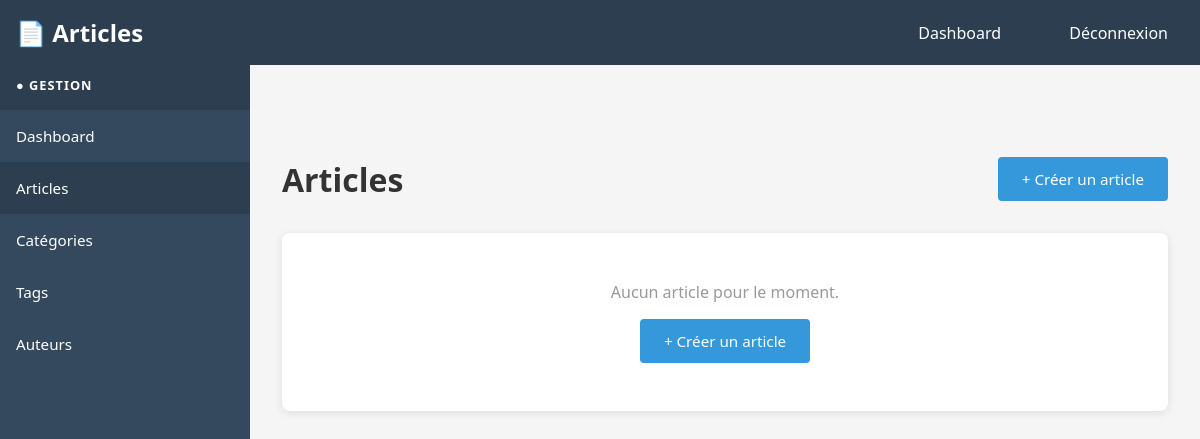
The app's page /admin/articles/list.php (signed in), older data.
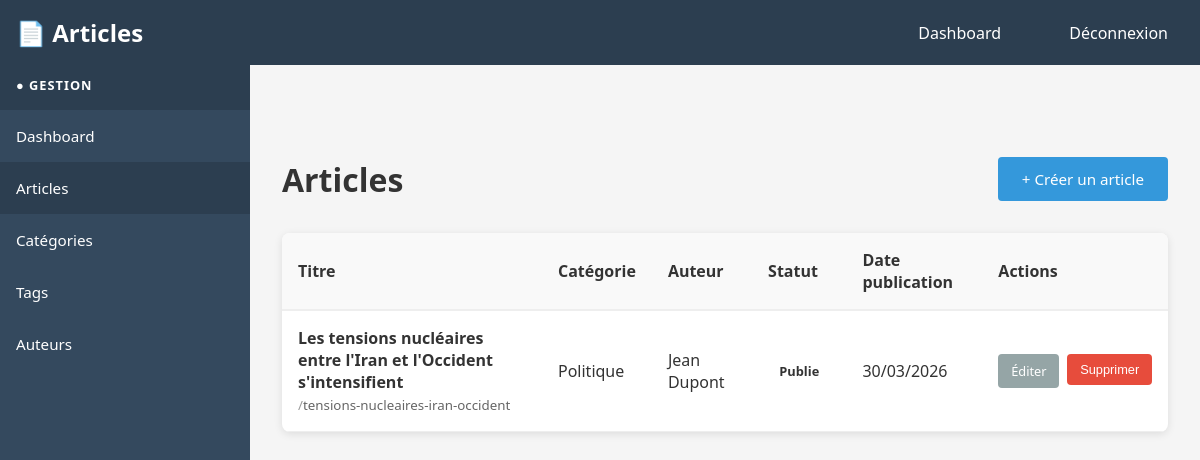
The same page, newer data.
### tables this page shows
CREATE TABLE IF NOT EXISTS article (
  id INT PRIMARY KEY AUTO_INCREMENT,
  titre VARCHAR(255) NOT NULL,
  slug VARCHAR(255) UNIQUE NOT NULL,
  chapeau TEXT,
  contenu_html LONGTEXT,
  seo_title VARCHAR(60),
  seo_meta_description VARCHAR(160),
  date_publication DATETIME,
  date_modification DATETIME DEFAULT CURRENT_TIMESTAMP ON UPDATE CURRENT_TIMESTAMP,
  statut ENUM('brouillon', 'publie', 'archive') DEFAULT 'brouillon',
  auteur_id INT,
  categorie_id INT,
  nb_vues INT DEFAULT 0,
  created_at TIMESTAMP DEFAULT CURRENT_TIMESTAMP,
  FOREIGN KEY (auteur_id) REFERENCES auteur(id) ON DELETE SET NULL,
  FOREIGN KEY (categorie_id) REFERENCES categorie(id) ON DELETE SET NULL,
  KEY idx_slug (slug),
  KEY idx_statut (statut),
  KEY idx_categorie_id (categorie_id),
  KEY idx_auteur_id (auteur_id)
);

CREATE TABLE IF NOT EXISTS categorie (
  id INT PRIMARY KEY AUTO_INCREMENT,
  nom VARCHAR(255) NOT NULL UNIQUE,
  slug VARCHAR(255) UNIQUE NOT NULL,
  description TEXT,
  meta_description VARCHAR(160),
  created_at TIMESTAMP DEFAULT CURRENT_TIMESTAMP,
  updated_at TIMESTAMP DEFAULT CURRENT_TIMESTAMP ON UPDATE CURRENT_TIMESTAMP
);

CREATE TABLE IF NOT EXISTS auteur (
  id INT PRIMARY KEY AUTO_INCREMENT,
  nom VARCHAR(255) NOT NULL,
  bio TEXT,
  photo_url VARCHAR(500),
  email VARCHAR(255) UNIQUE NOT NULL,
  created_at TIMESTAMP DEFAULT CURRENT_TIMESTAMP
);

### src/functions.php (called while the page is built, shortened)
<?php
function escape($string) {
    return htmlspecialchars($string, ENT_QUOTES, 'UTF-8');
}
function formatDate($date, $format = 'd/m/Y à H:i') {
    if (is_string($date)) {
        $date = new DateTime($date);
    }
    return $date->format($format);
}

### src/admin/articles/list.php (the view, shortened to what this page needs)
<?php
require_once __DIR__ . '/../../config.php';
require_once __DIR__ . '/../../functions.php';
$page = max(1, (int)getParam('page', 1));
$limit = 10;
$offset = ($page - 1) * $limit;
$stmt = $pdo->prepare('
    SELECT a.id, a.titre, a.slug, a.statut, a.date_publication,
           aut.nom as auteur_nom, cat.nom as categorie_nom
    FROM article a
    LEFT JOIN auteur aut ON a.auteur_id = aut.id
    LEFT JOIN categorie cat ON a.categorie_id = cat.id
    ORDER BY a.created_at DESC
    LIMIT ? OFFSET ?
');
$stmt->execute([$limit, $offset]);
$articles = $stmt->fetchAll();
?>
<!DOCTYPE html>
<html lang="fr">
<head>
</head>
<body>
    <div class="navbar">
        <h1>📄 Articles</h1>
        <div>
            <a href="/admin/dashboard/">Dashboard</a>
            <a href="/admin/logout">Déconnexion</a>
        </div>
    </div>
    <div class="sidebar">
        <div class="sidebar-title">● Gestion</div>
        <a href="/admin/dashboard/">Dashboard</a>
        <a href="/admin/articles/" class="active">Articles</a>
        <a href="/admin/categories/">Catégories</a>
        <a href="/admin/tags/">Tags</a>
        <a href="/admin/auteurs/">Auteurs</a>
    </div>
    <div class="main-content">
        <div class="page-header">
            <h1>Articles</h1>
            <a href="/admin/articles/new" class="btn">+ Créer un article</a>
        </div>
        <div class="table-container">
            <?php if (!empty($articles)): ?>
                <table class="articles-table">
                    <thead>
                        <tr>
                            <th>Titre</th>
                            <th>Catégorie</th>
                            <th>Auteur</th>
                            <th>Statut</th>
                            <th>Date publication</th>
                            <th>Actions</th>
                        </tr>
                    </thead>
                    <tbody>
                        <?php foreach ($articles as $article): ?>
                            <tr>
                                <td>
                                    <strong><?php echo escape($article['titre']); ?></strong><br>
                                    <small style="color: #999;">/<span style="color: #666;"><?php echo escape($article['slug']); ?></span></small>
                                </td>
                                <td><?php echo escape($article['categorie_nom'] ?? '-'); ?></td>
                                <td><?php echo escape($article['auteur_nom'] ?? '-'); ?></td>
                                <td>
                                    <span class="badge badge-<?php echo $article['statut']; ?>">
                                        <?php echo ucfirst($article['statut']); ?>
                                    </span>
                                </td>
                                <td><?php echo formatDate($article['date_publication'], 'd/m/Y'); ?></td>
                                <td>
                                    <div class="actions">
                                        <a href="/admin/articles/edit/<?php echo $article['id']; ?>" class="action-btn">Éditer</a>
                                        <form method="POST" style="display: inline;" onsubmit="return confirm('Êtes-vous sûr?')">
                                            <button type="submit" class="action-btn action-btn-danger">Supprimer</button>
                                        </form>
                                    </div>
                                </td>
                            </tr>
                        <?php endforeach; ?>
                    </tbody>
                </table>
            <?php else: ?>
                <div class="no-data">
                    <p>Aucun article pour le moment.</p>
                    <p><a href="/admin/articles/new" class="btn" style="display: inline-block; margin-top: 1rem;">+ Créer un article</a></p>
                </div>
            <?php endif; ?>
        </div>
    </div>
</body>
</html>

### src/admin/articles/list.php (style rules this page uses)
* { margin: 0; padding: 0; box-sizing: border-box; }
body { font-family: 'Segoe UI', Tahoma, Geneva, Verdana, sans-serif; background: #f5f5f5; color: #333; }
.navbar { background: #2c3e50; color: white; padding: 1rem; display: flex; justify-content: space-between; align-items: center; }
.navbar h1 { font-size: 1.5rem; }
.navbar a { color: white; text-decoration: none; margin-left: 2rem; padding: 0.5rem 1rem; border-radius: 4px; transition: background 0.3s; }
.sidebar { width: 250px; background: #34495e; color: white; position: fixed; top: 60px; left: 0; height: calc(100vh - 60px); overflow-y: auto; }
.sidebar a { display: block; color: white; padding: 1rem; text-decoration: none; transition: background 0.3s; font-size: 0.95rem; }
.sidebar a:hover, .sidebar a.active { background: #2c3e50; }
.sidebar-title { padding: 1rem; font-weight: bold; background: #2c3e50; text-transform: uppercase; font-size: 0.8rem; letter-spacing: 1px; }
.main-content { margin-left: 250px; margin-top: 60px; padding: 2rem; }
.page-header { display: flex; justify-content: space-between; align-items: center; margin-bottom: 2rem; }
.page-header h1 { font-size: 2rem; }
.btn { padding: 0.75rem 1.5rem; background: #3498db; color: white; text-decoration: none; border: none; border-radius: 4px; cursor: pointer; transition: background 0.3s; font-size: 0.95rem; }
.table-container { background: white; border-radius: 8px; box-shadow: 0 2px 8px rgba(0,0,0,0.1); overflow: hidden; }
.articles-table { width: 100%; border-collapse: collapse; }
.articles-table th { background: #f9f9f9; padding: 1rem; text-align: left; font-weight: bold; border-bottom: 2px solid #eee; }
.articles-table td { padding: 1rem; border-bottom: 1px solid #eee; }
.badge { display: inline-block; padding: 0.25rem 0.7rem; border-radius: 20px; font-size: 0.8rem; font-weight: bold; }
.actions { display: flex; gap: 0.5rem; }
.action-btn { padding: 0.5rem 0.8rem; text-decoration: none; border: none; border-radius: 4px; cursor: pointer; font-size: 0.8rem; background: #95a5a6; color: white; }
.action-btn-danger { background: #e74c3c; }
.no-data { text-align: center; padding: 3rem; color: #999; }

Row changes from the older to the newer data that the page shows:
added article: titre "Les tensions nucléaires entre l'Iran et l'Occident s'intensifient", slug "tensions-nucleaires-iran-occident", categorie.nom "Politique", auteur.nom "Jean Dupont", statut "Publie", date_publication "30/03/2026"
Text that changed along with them:
text no longer shown: "Aucun article pour le moment. + Créer un article"
text now shown: "Titre Catégorie Auteur Statut Date publication Actions"
